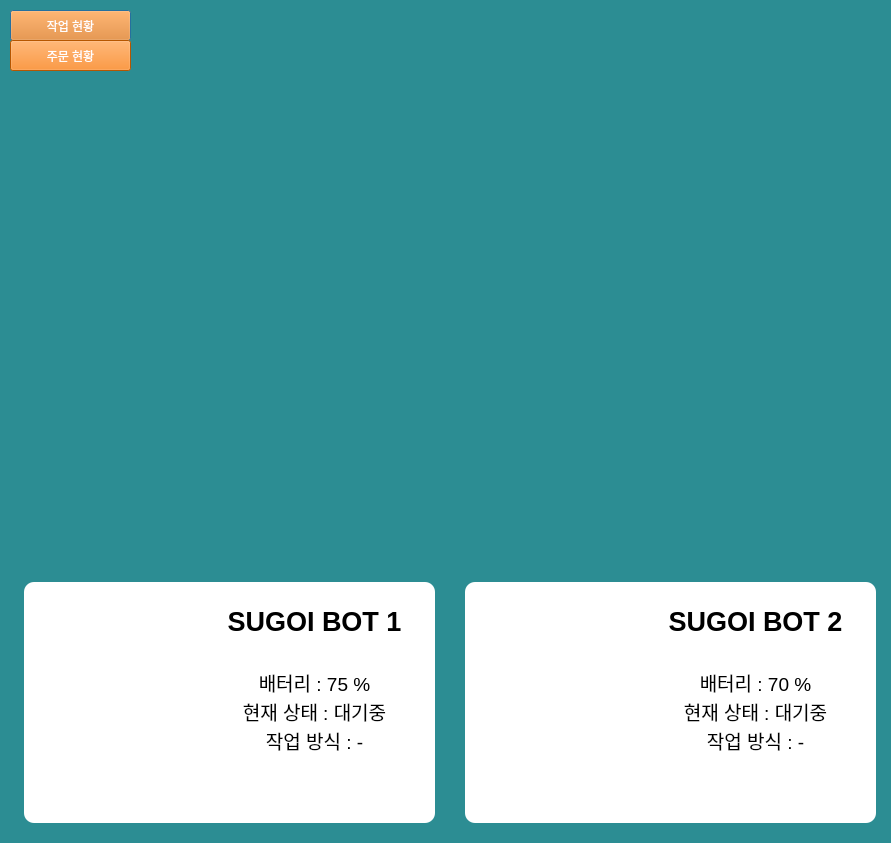
<?xml version="1.0" encoding="UTF-8"?>
<ui version="4.0">
 <class>Dialog</class>
 <widget class="QDialog" name="Dialog">
  <property name="geometry">
   <rect>
    <x>0</x>
    <y>0</y>
    <width>891</width>
    <height>843</height>
   </rect>
  </property>
  <property name="windowTitle">
   <string>Dialog</string>
  </property>
  <property name="styleSheet">
   <string notr="true">background-color:rgb(44, 141, 147)</string>
  </property>
  <widget class="QGroupBox" name="groupBox">
   <property name="geometry">
    <rect>
     <x>24</x>
     <y>582</y>
     <width>411</width>
     <height>241</height>
    </rect>
   </property>
   <property name="styleSheet">
    <string notr="true">background-color:white;
border-radius: 10px;</string>
   </property>
   <property name="title">
    <string/>
   </property>
   <widget class="QLabel" name="bot1">
    <property name="geometry">
     <rect>
      <x>20</x>
      <y>20</y>
      <width>151</width>
      <height>201</height>
     </rect>
    </property>
    <property name="text">
     <string/>
    </property>
   </widget>
   <widget class="QTextEdit" name="bot1_status">
    <property name="geometry">
     <rect>
      <x>190</x>
      <y>20</y>
      <width>201</width>
      <height>191</height>
     </rect>
    </property>
    <property name="styleSheet">
     <string notr="true">background-color:white</string>
    </property>
    <property name="html">
     <string>&lt;!DOCTYPE HTML PUBLIC &quot;-//W3C//DTD HTML 4.0//EN&quot; &quot;http://www.w3.org/TR/REC-html40/strict.dtd&quot;&gt;
&lt;html&gt;&lt;head&gt;&lt;meta name=&quot;qrichtext&quot; content=&quot;1&quot; /&gt;&lt;style type=&quot;text/css&quot;&gt;
p, li { white-space: pre-wrap; }
&lt;/style&gt;&lt;/head&gt;&lt;body style=&quot; font-family:'Ubuntu Sans'; font-size:11pt; font-weight:400; font-style:normal;&quot;&gt;
&lt;p align=&quot;center&quot; style=&quot; margin-top:0px; margin-bottom:0px; margin-left:0px; margin-right:0px; -qt-block-indent:0; text-indent:0px;&quot;&gt;&lt;span style=&quot; font-size:20pt; font-weight:600;&quot;&gt;SUGOI BOT 1&lt;/span&gt;&lt;/p&gt;
&lt;p align=&quot;center&quot; style=&quot;-qt-paragraph-type:empty; margin-top:0px; margin-bottom:0px; margin-left:0px; margin-right:0px; -qt-block-indent:0; text-indent:0px; font-size:20pt; font-weight:600;&quot;&gt;&lt;br /&gt;&lt;/p&gt;
&lt;p align=&quot;center&quot; style=&quot; margin-top:0px; margin-bottom:0px; margin-left:0px; margin-right:0px; -qt-block-indent:0; text-indent:0px;&quot;&gt;&lt;span style=&quot; font-size:14pt;&quot;&gt;배터리 : 75 %&lt;/span&gt;&lt;/p&gt;
&lt;p align=&quot;center&quot; style=&quot; margin-top:0px; margin-bottom:0px; margin-left:0px; margin-right:0px; -qt-block-indent:0; text-indent:0px;&quot;&gt;&lt;span style=&quot; font-size:14pt;&quot;&gt;현재 상태 : 대기중&lt;/span&gt;&lt;/p&gt;
&lt;p align=&quot;center&quot; style=&quot; margin-top:0px; margin-bottom:0px; margin-left:0px; margin-right:0px; -qt-block-indent:0; text-indent:0px;&quot;&gt;&lt;span style=&quot; font-size:14pt;&quot;&gt;작업 방식 : -&lt;/span&gt;&lt;/p&gt;&lt;/body&gt;&lt;/html&gt;</string>
    </property>
   </widget>
  </widget>
  <widget class="QGroupBox" name="groupBox_2">
   <property name="geometry">
    <rect>
     <x>465</x>
     <y>582</y>
     <width>411</width>
     <height>241</height>
    </rect>
   </property>
   <property name="styleSheet">
    <string notr="true">background-color:white;
border-radius: 10px;</string>
   </property>
   <property name="title">
    <string/>
   </property>
   <widget class="QLabel" name="bot2">
    <property name="geometry">
     <rect>
      <x>20</x>
      <y>20</y>
      <width>151</width>
      <height>201</height>
     </rect>
    </property>
    <property name="text">
     <string/>
    </property>
   </widget>
   <widget class="QTextEdit" name="bot2_status">
    <property name="geometry">
     <rect>
      <x>190</x>
      <y>20</y>
      <width>201</width>
      <height>191</height>
     </rect>
    </property>
    <property name="styleSheet">
     <string notr="true">background-color:white</string>
    </property>
    <property name="html">
     <string>&lt;!DOCTYPE HTML PUBLIC &quot;-//W3C//DTD HTML 4.0//EN&quot; &quot;http://www.w3.org/TR/REC-html40/strict.dtd&quot;&gt;
&lt;html&gt;&lt;head&gt;&lt;meta name=&quot;qrichtext&quot; content=&quot;1&quot; /&gt;&lt;style type=&quot;text/css&quot;&gt;
p, li { white-space: pre-wrap; }
&lt;/style&gt;&lt;/head&gt;&lt;body style=&quot; font-family:'Ubuntu Sans'; font-size:11pt; font-weight:400; font-style:normal;&quot;&gt;
&lt;p align=&quot;center&quot; style=&quot; margin-top:0px; margin-bottom:0px; margin-left:0px; margin-right:0px; -qt-block-indent:0; text-indent:0px;&quot;&gt;&lt;span style=&quot; font-size:20pt; font-weight:600;&quot;&gt;SUGOI BOT 2&lt;/span&gt;&lt;/p&gt;
&lt;p align=&quot;center&quot; style=&quot;-qt-paragraph-type:empty; margin-top:0px; margin-bottom:0px; margin-left:0px; margin-right:0px; -qt-block-indent:0; text-indent:0px; font-size:20pt; font-weight:600;&quot;&gt;&lt;br /&gt;&lt;/p&gt;
&lt;p align=&quot;center&quot; style=&quot; margin-top:0px; margin-bottom:0px; margin-left:0px; margin-right:0px; -qt-block-indent:0; text-indent:0px;&quot;&gt;&lt;span style=&quot; font-size:14pt;&quot;&gt;배터리 : 70 %&lt;/span&gt;&lt;/p&gt;
&lt;p align=&quot;center&quot; style=&quot; margin-top:0px; margin-bottom:0px; margin-left:0px; margin-right:0px; -qt-block-indent:0; text-indent:0px;&quot;&gt;&lt;span style=&quot; font-size:14pt;&quot;&gt;현재 상태 : 대기중&lt;/span&gt;&lt;/p&gt;
&lt;p align=&quot;center&quot; style=&quot; margin-top:0px; margin-bottom:0px; margin-left:0px; margin-right:0px; -qt-block-indent:0; text-indent:0px;&quot;&gt;&lt;span style=&quot; font-size:14pt;&quot;&gt;작업 방식 : -&lt;/span&gt;&lt;/p&gt;&lt;/body&gt;&lt;/html&gt;</string>
    </property>
   </widget>
  </widget>
  <widget class="QWidget" name="sideMenu" native="true">
   <property name="geometry">
    <rect>
     <x>10</x>
     <y>10</y>
     <width>121</width>
     <height>61</height>
    </rect>
   </property>
   <property name="mouseTracking">
    <bool>true</bool>
   </property>
   <widget class="QPushButton" name="normal_btn">
    <property name="geometry">
     <rect>
      <x>0</x>
      <y>0</y>
      <width>121</width>
      <height>31</height>
     </rect>
    </property>
    <property name="styleSheet">
     <string notr="true">background-color:rgb(255, 120, 0);
color: white;</string>
    </property>
    <property name="text">
     <string>작업 현황</string>
    </property>
   </widget>
   <widget class="QPushButton" name="log_btn">
    <property name="geometry">
     <rect>
      <x>0</x>
      <y>30</y>
      <width>121</width>
      <height>31</height>
     </rect>
    </property>
    <property name="styleSheet">
     <string notr="true">background-color:rgb(255, 120, 0);
color: white;</string>
    </property>
    <property name="text">
     <string>주문 현황</string>
    </property>
   </widget>
  </widget>
  <widget class="QLabel" name="rviz">
   <property name="geometry">
    <rect>
     <x>40</x>
     <y>30</y>
     <width>821</width>
     <height>531</height>
    </rect>
   </property>
   <property name="text">
    <string/>
   </property>
  </widget>
  <zorder>rviz</zorder>
  <zorder>groupBox</zorder>
  <zorder>groupBox_2</zorder>
  <zorder>sideMenu</zorder>
 </widget>
 <resources/>
 <connections/>
</ui>
